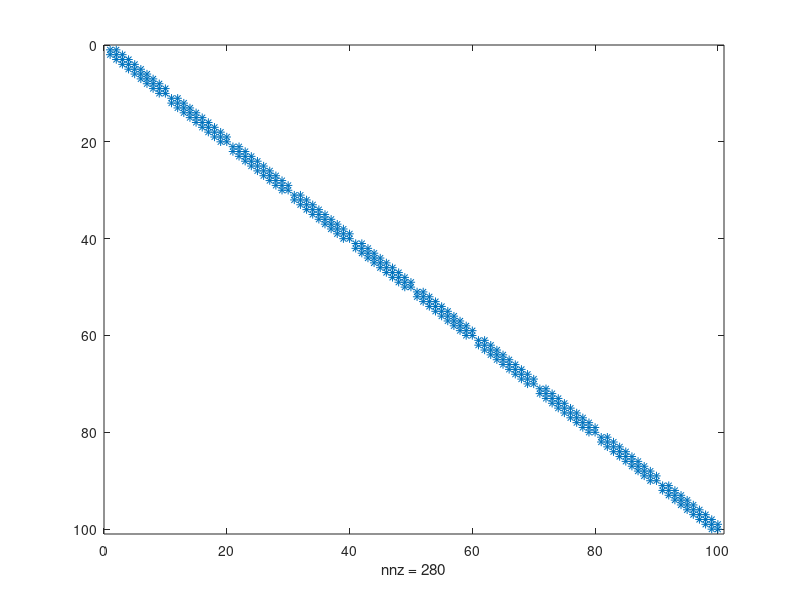

Write the MATLAB code that produced this figure.

nx = 10;
ny = 10 ;
ng = nx * ny ;
q = (1:ng)';

a = zeros(ng,1) ;
b = zeros(ng,1) ;
c = zeros(ng,1) ;
d = zeros(ng,1) ;

for i = 1:ng

    m2 = i;
    m1 = m2 - 1 ;
    m3 = m2 + 1 ;

    % 左边
    if mod(i,nx)==1 
        c(i) = 1/(q(m2) + q(m3));
        b(i) = 1/( q(m2) + q(m3)) + 1/( 0 + q(m2) );
        % a(i) =1/(  q(m1) + q(m2) );
     % 右边
    elseif mod(i,nx)==0    
        % c(i) = 1/(q(m2) + q(m3));
        b(i) = 1/( q(m2) +0) + 1/(  q(m1) + q(m2) );
        a(i) =1/(  q(m1) + q(m2) );
    else
        c(i) = 1/(q(m2) + q(m3));
        b(i) = 1/( q(m2) + q(m3)) + 1/(  q(m1) + q(m2) );
        a(i) =1/(  q(m1) + q(m2) );

    end

end


% ns = ng - (nx+1);
% nl = ng - (nx-1);

s =diag(a(2:end) , -1) + diag(b,0) ...
    + diag(c(1:end-1),1);


spy(s)